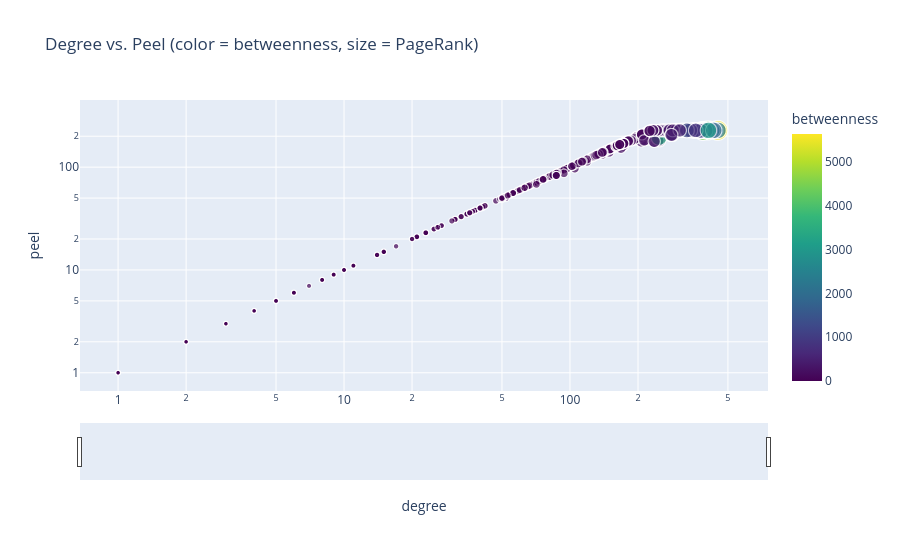

Source (notebook cell):
### Code cell
if __name__ == "__main__":
    fig = plot_vertex_metrics(vertex_metrics)

### Figure 1 — Plotly figure (JSON) as saved in the notebook; plotly's stock layout.template omitted (floating-point values rounded to 4 significant figures; data arrays with more than 128 entries replaced by an {"elided": "..."} marker saying what was removed)
{"data": [{"customdata": {"elided": "1012x3 float values"}, "hovertemplate": "<b>%{hovertext}</b><br><br>degree=%{x}<br>peel=%{y}<br>pagerank=%{customdata[2]}<br>id=%{customdata[0]}<br>betweenness=%{marker.color}<extra></extra>", "hovertext": {"elided": "1012 str values"}, "legendgroup": "", "marker": {"color": {"elided": "1012 float values"}, "coloraxis": "coloraxis", "size": {"elided": "1012 float values"}, "sizemode": "area", "sizeref": 7.085e-06, "symbol": "circle"}, "mode": "markers", "name": "", "showlegend": false, "type": "scattergl", "x": {"elided": "1012 int values"}, "xaxis": "x", "y": {"elided": "1012 int values"}, "yaxis": "y"}], "layout": {"coloraxis": {"autocolorscale": false, "colorbar": {"title": {"text": "betweenness"}}, "colorscale": [[0.0, "#440154"], [0.1111, "#482878"], [0.2222, "#3e4989"], [0.3333, "#31688e"], [0.4444, "#26828e"], [0.5556, "#1f9e89"], [0.6667, "#35b779"], [0.7778, "#6ece58"], [0.8889, "#b5de2b"], [1.0, "#fde725"]]}, "dragmode": "pan", "legend": {"itemsizing": "constant", "tracegroupgap": 0}, "title": {"text": "Degree vs. Peel (color = betweenness, size = PageRank)"}, "xaxis": {"anchor": "y", "domain": [0.0, 1.0], "rangeslider": {"visible": true}, "title": {"text": "degree"}, "type": "log"}, "yaxis": {"anchor": "x", "domain": [0.0, 1.0], "title": {"text": "peel"}, "type": "log"}}}
